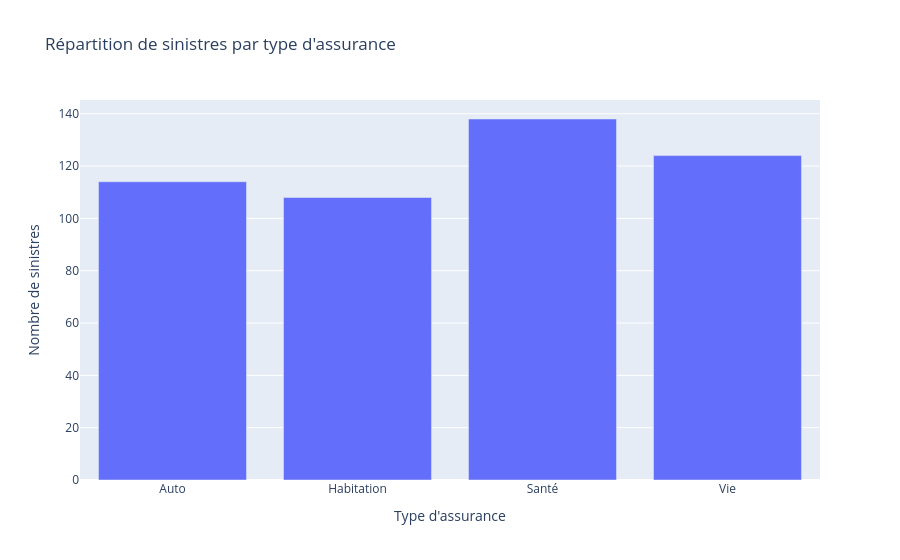

Notebook code for this chart:
### Code cell
fig_sinistres = px.bar(
    data_assurance_grouped_type_sinistre, 
    x="type_assurance", 
    y="total_sinistres", 
    title="Répartition de sinistres par type d'assurance", 
    labels={"type_assurance": "Type d'assurance"},
    )
fig_sinistres.update_layout(yaxis_title="Nombre de sinistres")
fig_sinistres.show()

### Figure 1 — Plotly figure (JSON) as saved in the notebook; plotly's stock layout.template omitted (floating-point values rounded to 4 significant figures)
{"data": [{"hovertemplate": "Type d'assurance=%{x}<br>total_sinistres=%{y}<extra></extra>", "legendgroup": "", "marker": {"color": "#636efa", "pattern": {"shape": ""}}, "name": "", "orientation": "v", "showlegend": false, "textposition": "auto", "type": "bar", "x": ["Auto", "Habitation", "Santé", "Vie"], "xaxis": "x", "y": [114, 108, 138, 124], "yaxis": "y"}], "layout": {"barmode": "relative", "legend": {"tracegroupgap": 0}, "title": {"text": "Répartition de sinistres par type d'assurance"}, "xaxis": {"anchor": "y", "domain": [0, 1], "title": {"text": "Type d'assurance"}}, "yaxis": {"anchor": "x", "domain": [0, 1], "title": {"text": "Nombre de sinistres"}}}}
